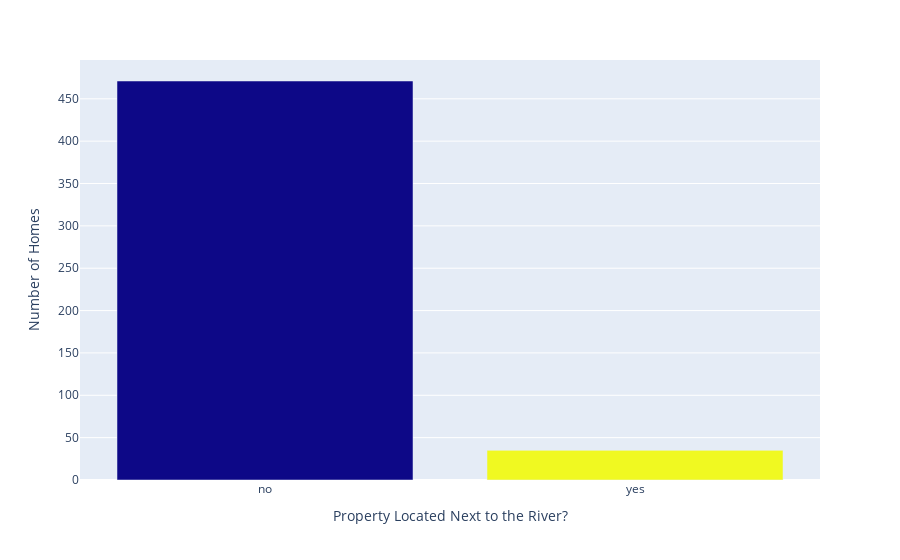

Write notebook code for a chart like this one.
### Code cell
box = px.bar(data, 
             x=["no", "yes"],   
             y=river_access.values,
             color=river_access.index
             )

box.update_layout(xaxis_title='Property Located Next to the River?', 
                  yaxis_title='Number of Homes',
                  coloraxis_showscale=False)
box.show()

### Figure 1 — Plotly figure (JSON) as saved in the notebook; plotly's stock layout.template omitted (floating-point values rounded to 4 significant figures)
{"data": [{"alignmentgroup": "True", "hovertemplate": "x=%{x}<br>y=%{y}<br>color=%{marker.color}<extra></extra>", "legendgroup": "", "marker": {"color": [0, 1], "coloraxis": "coloraxis", "pattern": {"shape": ""}}, "name": "", "offsetgroup": "", "orientation": "v", "showlegend": false, "textposition": "auto", "type": "bar", "x": ["no", "yes"], "xaxis": "x", "y": [471, 35], "yaxis": "y"}], "layout": {"barmode": "relative", "coloraxis": {"colorbar": {"title": {"text": "color"}}, "colorscale": [[0, "#0d0887"], [0.1111, "#46039f"], [0.2222, "#7201a8"], [0.3333, "#9c179e"], [0.4444, "#bd3786"], [0.5556, "#d8576b"], [0.6667, "#ed7953"], [0.7778, "#fb9f3a"], [0.8889, "#fdca26"], [1, "#f0f921"]], "showscale": false}, "legend": {"tracegroupgap": 0}, "margin": {"t": 60}, "xaxis": {"anchor": "y", "domain": [0, 1], "title": {"text": "Property Located Next to the River?"}}, "yaxis": {"anchor": "x", "domain": [0, 1], "title": {"text": "Number of Homes"}}}}
